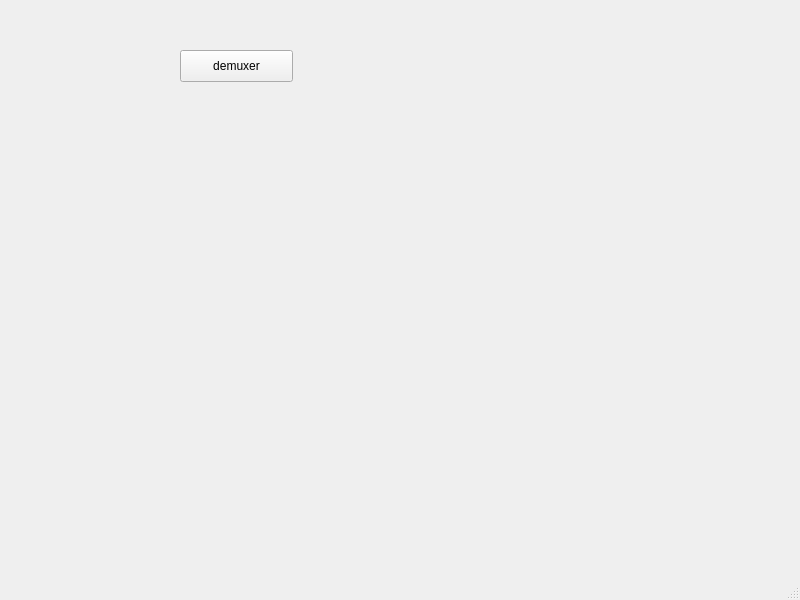
<?xml version="1.0" encoding="UTF-8"?>
<ui version="4.0">
 <class>MainWindow</class>
 <widget class="QMainWindow" name="MainWindow">
  <property name="geometry">
   <rect>
    <x>0</x>
    <y>0</y>
    <width>800</width>
    <height>600</height>
   </rect>
  </property>
  <property name="windowTitle">
   <string>MainWindow</string>
  </property>
  <widget class="QWidget" name="centralwidget">
   <widget class="QPushButton" name="pushButton">
    <property name="geometry">
     <rect>
      <x>180</x>
      <y>50</y>
      <width>113</width>
      <height>32</height>
     </rect>
    </property>
    <property name="text">
     <string>demuxer</string>
    </property>
   </widget>
  </widget>
  <widget class="QMenuBar" name="menubar">
   <property name="geometry">
    <rect>
     <x>0</x>
     <y>0</y>
     <width>800</width>
     <height>24</height>
    </rect>
   </property>
  </widget>
  <widget class="QStatusBar" name="statusbar"/>
 </widget>
 <resources/>
 <connections/>
</ui>
